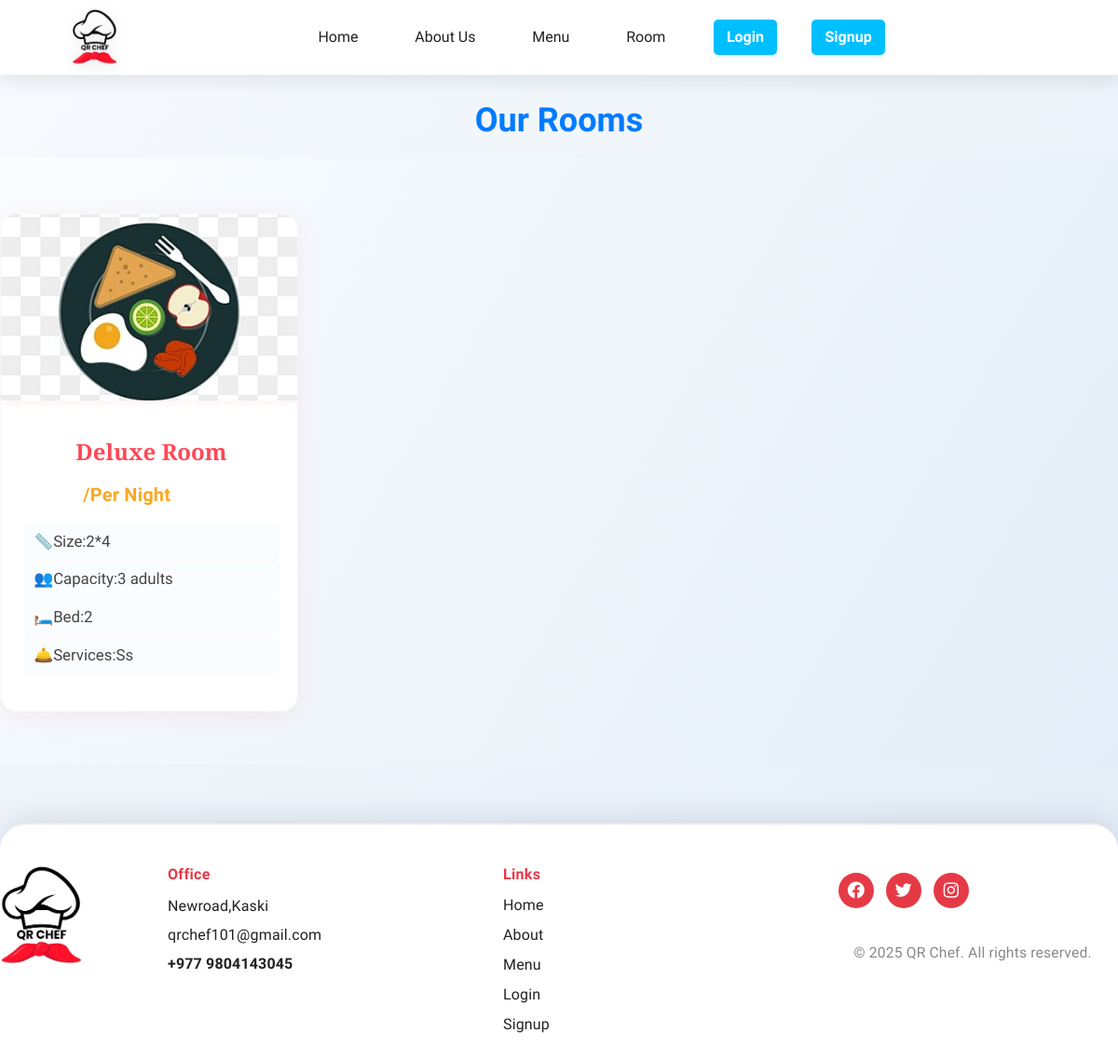
Before: /room/ with the older database file.
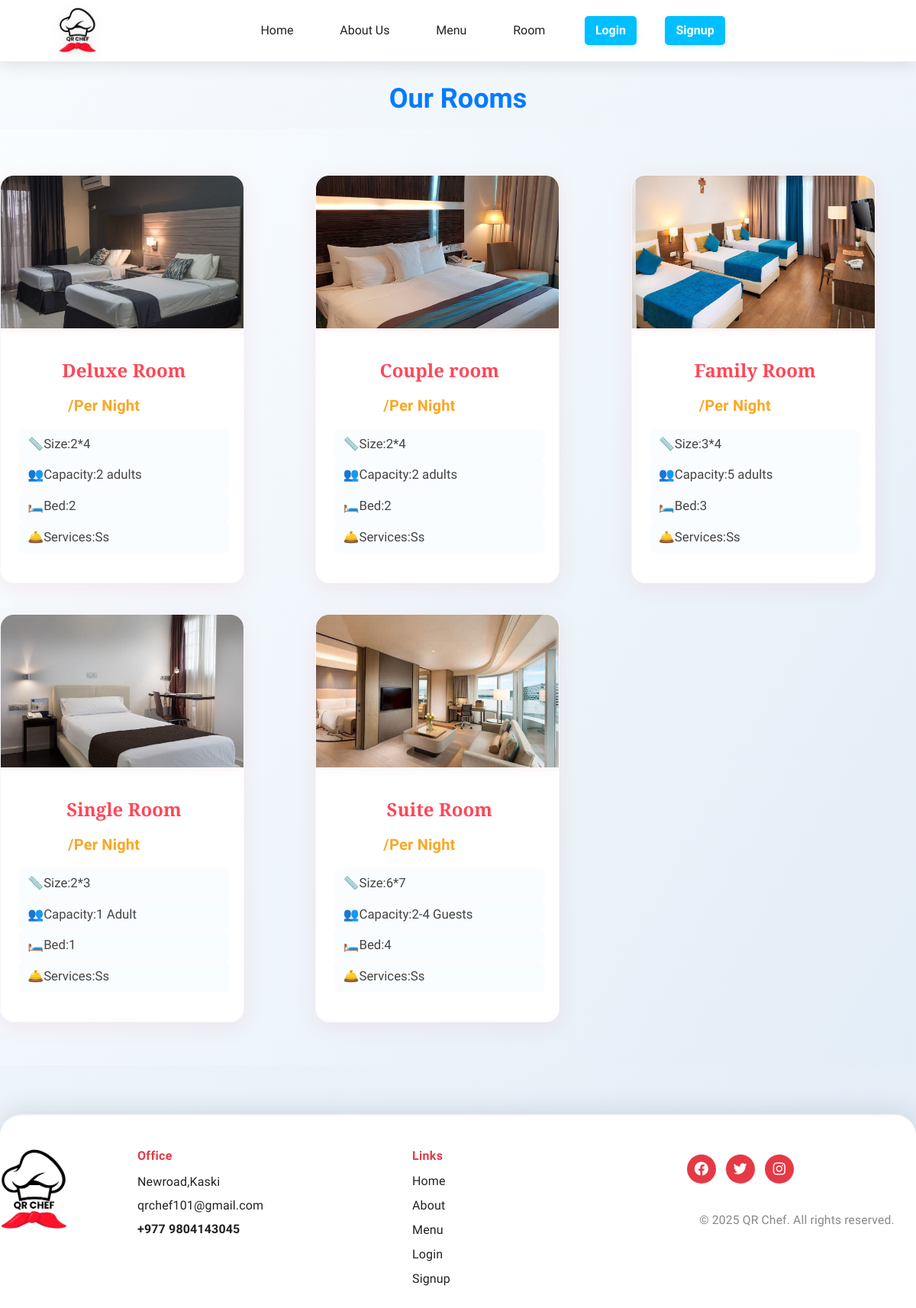
After: the same page with the newer database file.
### restaurant/models.py (models this page shows, shortened)
class Room(models.Model):
    name = models.CharField(max_length=100)
    image = models.ImageField(upload_to='rooms/')
    size = models.CharField(max_length=50)
    capacity = models.CharField(max_length=50)
    bed = models.CharField(max_length=50)
    services = models.CharField(max_length=200)
    category = models.ForeignKey(RoomCategory, on_delete=models.CASCADE, null=True, blank=True)

### restaurant/views.py (the view)
# urls.py: path('room/', room, name='room'),
def room(request):
    rooms = Room.objects.all()
    return render(request, 'room.html', {'rooms': rooms})

### restaurant/templates/room.html (shortened to what this page needs)
{% extends "base.html" %}
{% load static %}
{% block content %}
    <link
      rel="stylesheet"
      href="{% static 'css/elegant-icons.css' %}"
      type="text/css"
    />
    <link
      rel="stylesheet"
      href="{% static 'css/flaticon.css' %}"
      type="text/css"
    />
    <link
      rel="stylesheet"
      href="{% static 'css/owl.carousel.min.css' %}"
      type="text/css"
    />
    <link
      rel="stylesheet"
      href="{% static 'css/nice-select.css' %}"
      type="text/css"
    />
    <link
      rel="stylesheet"
      href="{% static 'css/jquery-ui.min.css' %}"
      type="text/css"
    />
    <link
      rel="stylesheet"
      href="{% static 'css/magnific-popup.css' %}"
      type="text/css"
    />
    <link
      rel="stylesheet"
      href="{% static 'css/slicknav.min.css' %}"
      type="text/css"
    />
  </head>
  <body>
    <div class="breadcrumb-section">
      <div class="container">
        <div class="row">
          <div class="col-lg-12">
            <div class="breadcrumb-text">
              <h2>Our Rooms</h2>
            </div>
          </div>
        </div>
      </div>
    </div>
    <section class="rooms-section spad">
      <div class="container">
        <div class="room-list">
  {% for room in rooms %}
    <div class="room-item">
      <img src="{{ room.image.url }}" alt="{{ room.name }}" />
      <div class="ri-text">
        <h4>{{ room.name }}</h4>
        <h3 class="room-price">{{ room.price }}<span>/Per Night</span></h3>
        <div class="room-features">
          <div class="feature"><span class="feature-icon">📏</span><span class="feature-label">Size:</span> {{ room.size }}</div>
          <div class="feature"><span class="feature-icon">👥</span><span class="feature-label">Capacity:</span> {{ room.capacity }}</div>
          <div class="feature"><span class="feature-icon">🛏️</span><span class="feature-label">Bed:</span> {{ room.bed }}</div>
          <div class="feature services-feature"><span class="feature-icon">🛎️</span><span class="feature-label">Services:</span> {{ room.services }}</div>
        </div>
      </div>
    </div>
  {% endfor %}
</div>
        </div>
      </div>
  </body>
</html>
{% endblock %}

### restaurant/templates/base.html (shortened to what this page needs)
{% load static %}
<!DOCTYPE html>
<html lang="en">
  <head>
    <link rel="stylesheet" type="text/css" href="{% static 'css/style.css' %}">
    <link rel="stylesheet" href="https://cdn.jsdelivr.net/npm/boxicons@latest/css/boxicons.min.css">
  </head>
  <body>
    <nav>
  <div class="nav-content">
    <a href="{% url 'index' %}" class="logo"><img src="{% static 'images/QRCHEF.png' %}" class="logo1" alt="QR Chef Logo"></a>
    <ul class="nav-links" id="nav-links">
      <li><a href="{% url 'index' %}">Home</a></li>
      <li><a href="{% url 'aboutus' %}">About Us</a></li>
      <li><a href="{% url 'menu' %}">Menu</a></li>
      <li><a href="{% url 'room' %}">Room</a></li>
      {% if user.is_authenticated %}
        <li>
          <a href="{% url 'logout' %}" class="logout styled-btn">Logout</a>
<style>
  .styled-btn.logout {
    background: #ef4444;
    color: #fff !important;
    font-weight: 600;
    border: none;
    border-radius: 999px;
    padding: 0.5em 1.5em;
    font-size: 1.07em;
    box-shadow: 0 2px 8px rgba(239,68,68,0.07);
    transition: background 0.18s, box-shadow 0.18s;
    display: inline-block;
    margin-left: 0.6em;
    text-align: center;
    cursor: pointer;
  }
  .styled-btn.logout:hover {
    background: #dc2626;
    box-shadow: 0 4px 16px rgba(239,68,68,0.14);
    color: #fff;
    text-decoration: none;
  }
</style>
        </li>
        <li>
          <a href="#" class="profile-photo-link" id="openProfileModal">
            <img src="{% if user.profile.photo %}{{ user.profile.photo.url }}{% else %}{% static 'images/default_profile.png' %}{% endif %}" alt="Profile" class="profile-photo" style="width:32px;height:32px;border-radius:50%;object-fit:cover;vertical-align:middle;">
          </a>
        </li>
      {% else %}
        <li><a href="{% url 'login' %}" class="login">Login</a></li>
        <li><a href="{% url 'signup' %}" class="signup">Signup</a></li>
      {% endif %}
    </ul>
  </div>
</nav>
    <div class="main-content">
      {% block content %}{% endblock %}
    <footer class="footer-creative">
        <div class="footer-main-row">
          <div class="footer-logo">
            <a href="{% url 'index' %}">
              <img src="{% static 'images/QRCHEF.png' %}" alt="Logo">
            </a>
          </div>
          <div class="footer-section office-details">
            <h4>Office</h4>
            <div>Newroad,Kaski</div>
            <div>qrchef101@gmail.com</div>
            <div><b>+977 9804143045</b></div>
          </div>
          <div class="footer-section">
            <h4>Links</h4>
            <ul>
              <li><a href="{% url 'index' %}">Home</a></li>
              <li><a href="{% url 'aboutus' %}">About</a></li>
              <li><a href="{% url 'menu' %}">Menu</a></li>
              <li><a href="{% url 'login' %}" class="login">Login</a></li>
              <li><a href="{% url 'signup' %}" class="signup">Signup</a></li>
            </ul>
          </div>
          <div class="footer-section copyright-social">
            <div class="footer-social" style="margin-bottom: 0.7rem;">
              <a href="#"><i class='bx bxl-facebook-circle'></i></a>
              <a href="#"><i class='bx bxl-twitter'></i></a>
              <a href="#"><i class='bx bxl-instagram'></i></a>
            </div>
            <div class="footer-bottom" style="color: #888; font-size: 0.98rem; line-height: 1.6;">
              &copy; 2025 QR Chef. All rights reserved.
            </div>
          </div>
        </div>
    </footer>
  </body>
</html>

### restaurant/static/css/style.css (style rules this page uses)
* { margin: 0; padding: 0; box-sizing: border-box; text-decoration: none; font-family: 'Ubuntu', sans-serif; }
html, body { overflow-x: hidden; width: 100%; }
body { height: 100%; margin-top: 100px; display: flex; flex-direction: column; font-family: 'Ubuntu', sans-serif; }
nav { background: #fff; box-shadow: 0 4px 20px rgba(0,0,0,0.10); min-height: 48px; padding: 0; position: sticky; top: 0; z-index: 1000; display: flex; align-items: center; border-bottom: 1.5px solid #f2f2f2; justify-content: center; }
.nav-content { width: 100%; max-width: 1100px; margin: 0 auto; display: flex; flex-direction: row; align-items: center; justify-content: center; padding: 0 1.2em; min-height: 80px; gap: 0; }
.logo1 { height: 64px; max-width: 180px; margin: 0 1.2em 0 0.5em; display: block; filter: drop-shadow(0 2px 8px rgba(0,0,0,0.12)); transition: transform 0.2s; }
.nav-links { list-style: none; display: flex; gap: 1.1em; margin: 0; padding: 0; align-items: center; justify-content: center; flex: 1; }
.nav-links li { display: flex; align-items: center; }
.nav-links a { color: #00bfff; text-decoration: none; font-weight: 500; padding: 0.4em 0.9em; border-radius: 5px; transition: background 0.18s, color 0.18s, box-shadow 0.22s; position: relative; z-index: 1; }
.nav-links a.login, .nav-links a.signup { background: #00bfff; color: #fff; font-weight: 600; margin-left: 0.3em; box-shadow: 0 2px 10px rgba(0,191,255,0.13); transition: background 0.18s, color 0.18s, box-shadow 0.22s; }
@media (min-width: 701px) { .nav-links { display: flex !important; flex-direction: row; position: static; background: none; box-shadow: none; padding: 0; border-radius: 0; width: auto; align-items: center; gap: 2em; } }
.rooms-section, .services-section { padding: 20px 2vw; }
.room-price { font-size: 1.3rem; color: #ffb300; font-weight: 700; letter-spacing: 0.01em; margin-top: 0; margin-bottom: 1rem; margin-left: 4rem; text-align: left; }
.rooms-section { padding: 70px 0 60px 0; text-align: center; background: linear-gradient(120deg, #fafdff 0%, #e3edf7 100%); position: relative; overflow: hidden; }
.room-item { background: #fff; margin-bottom: 0; border-radius: 22px; overflow: hidden; box-shadow: 0 8px 32px rgba(255,71,87,0.13); width: 700px; min-width: 320px; max-width: 99vw; text-align: left; transition: transform 0.22s, box-shadow 0.22s; position: relative; display: flex; flex-direction: column; align-items: flex-start; padding-bottom: 1.3rem; border: 1.5px solid #f7f7fa; }
.services-feature { font-size: 0.92rem; padding-left: 0.2rem; padding-right: 0.2rem; white-space: nowrap; overflow: hidden; text-overflow: ellipsis; }
@media (max-width: 1300px) { .room-item { width: 98vw; min-width: 180px; max-width: 100vw; padding-bottom: 1rem; } }
@media (max-width: 1300px) { .room-item .ri-text { padding-left: 1.2rem; padding-right: 1.2rem; } }
@media (max-width: 1300px) { .services-feature { font-size: 1rem; padding-left: 0.2rem; padding-right: 0.2rem; } }
.room-item .ri-text { width: 100%; padding-left: 3rem; padding-right: 3rem; text-align: left; }
.room-features { width: 100%; padding-left: 0; padding-right: 0; }
.room-item > img { align-self: stretch; }
.room-item .ri-text { width: 100%; padding-left: 1.5rem; padding-right: 1.2rem; text-align: left; }
.room-item .ri-text h4 { text-align: center; width: 100%; display: block; }
.room-item img { width: 100%; border-radius: 18px 18px 0 0; margin-bottom: 1.1rem; box-shadow: 0 2px 12px rgba(255,71,87,0.08); transition: transform 0.2s; object-fit: cover; height: 180px; }
.feature { display: flex; align-items: center; font-size: 1.05rem; color: #444; background: #fafdff; border-radius: 7px; padding: 0.38rem 1.1rem 0.38rem 0.7rem; margin-bottom: 0.1rem; box-shadow: 0 1px 3px rgba(255,71,87,0.04); text-align: left; width: 100%; white-space: normal; overflow: visible; text-overflow: unset; }
.services-feature { white-space: nowrap; overflow: hidden; text-overflow: ellipsis; }
.breadcrumb-section { padding-top: 70px; padding-bottom: 80px; }
.breadcrumb-text { text-align: center; }
.breadcrumb-text h2 { font-size: 44px; color: #007bff; margin-bottom: 12px; margin-left: 200px; }

Changed rows visible on the page:
changed Room "Deluxe Room": image: a different picture; capacity "3 adults" → "2 adults"
added Room: image (picture), name "Couple room", size "2*4", capacity "2 adults", bed "2", services "Ss"
added Room: image (picture), name "Family Room", size "3*4", capacity "5 adults", bed "3", services "Ss"
added Room: image (picture), name "Single Room", size "2*3", capacity "1 Adult", bed "1", services "Ss"
added Room: image (picture), name "Suite Room", size "6*7", capacity "2-4 Guests", bed "4", services "Ss"
